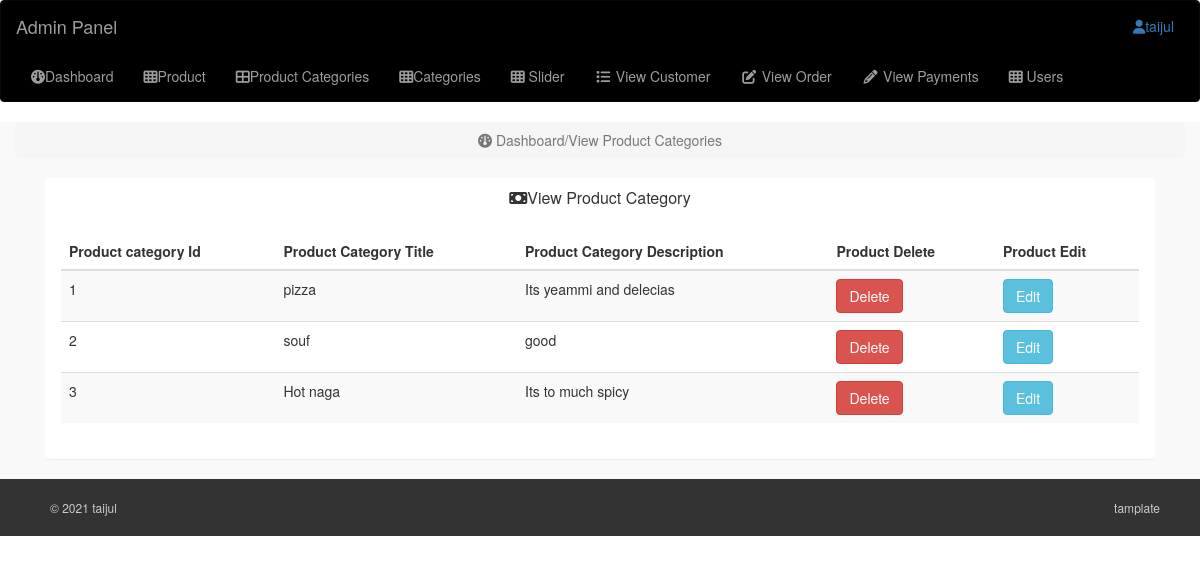
Page /admin_area/index.php?view_product_cat (signed in) on the committed database.
### tables this page shows
CREATE TABLE `product_categories` (
  `p_cat_id` int(10) NOT NULL,
  `p_cat_title` text NOT NULL,
  `p_cat_desc` text NOT NULL
);

### admin_area/view_product_cat.php (the view)
<?php
include("includes/db.php");
if(!isset($_SESSION['admin_email'])){
    echo"<script>window.open('login.php','_self')</script>";
}else{
?>
<center>
<div class="row">
    <div class="col-lg-12">
        <div class="breadcrumb">
            <li class="active">
                <i class="fa fa-dashboard"></i>
                Dashboard/View Product Categories
            </li>
        </div>
    </div>
</div>
<div class="row container">
        <div class="col-lg-12">
            <div class="panel panel-defult">
                <div class="panel-heading">
                    <h3 class="panel-title">
                    <i class="fa-solid fa-money-bill"></i>View Product Category
                    </h3>
                </div>
                <div class="panel-body">
                    <div class="table-responsive">
                        <table class="table table-boarder table-hover table-striped">
                            <thead>
                                <tr>
                                    <th>Product category Id</th>
                                     <th>Product Category Title</th>
                                     <th>Product Category Description</th>
                                    <th>Product Delete</th>
                                    <th>Product Edit</th>
                                </tr>
                            </thead>
                            <tbody>
                           <?php
                           $i=0;
                           $get_product="SELECT * FROM product_categories";
                           $query=mysqli_query($con,$get_product);
                           while($row=mysqli_fetch_array($query)){
                            $pro_cat_id=$row['p_cat_id'];
                           $p_cat_title=$row['p_cat_title'];
                           $p_cat_desc=$row['p_cat_desc'];
                            $i++;
                           ?>
                            <tr >
                            <td><?php echo $i?></td>
                            <td><?php echo $p_cat_title?></td>
                            <td><?php echo $p_cat_desc?></td>
                            <td><a href="index.php?delete_cat=<?php echo  $pro_cat_id; ?>" class="btn btn-danger" > Delete</a></td>
                            <td><a href="index.php?edit_cat=<?php echo  $pro_cat_id; ?>" class="btn btn-info" > Edit</a></td>
                            <?php }?>
                            </tr>
                            </tbody>
                        </table>
                    </div>
                </div>
            </div>
        </div>
    </div>
</center>
<?php }?>

### admin_area/includes/sidebar.php (shortened to what this page needs)
<?php
if(!isset($_SESSION['admin_email'])){
    echo"<script>window.open('login.php','_self')</script>";
}else{
?>
<nav class="navbar navbar-inverse " style="background:black ;">
    <div class="navbar-header">
        <a href="index.php?dashboard" class="navbar-brand">Admin Panel</a>
    </div>
    <ul class="nav navbar-right top-nav">
        <li class="dropdown">
            <a href="#" class="dropdown-toggle" style="margin-right: 10px;" data-toggle="dropdown">
                <i class="fa fa-user"></i><?php echo $admin_name?>
            </a>
        </li>
    </ul>
    <div class="collapse  navbar-collapse navbar-ex1-collapse">
        <ul class="nav navbar-nav side-nav text-info">
            <li>
                <a href="index.php?dashboard">
                    <i class="fa fa-gauge"></i>Dashboard
                </a>
            </li>
            <li>
                <a href="#" data-toggle="collapse" data-target="#products">
                <i class="fa fa-table-cells"></i>Product
                </a>
            </li>
            <li>
                <a href="#" data-toggle="collapse" data-target="#cat">
                <i class="fa-solid fa-table-cells-large"></i>Product Categories
                </a>
            </li>
            <li>
                <a href="#" data-toggle="collapse" data-target="#categories">
                <i class="fa fa-table-cells"></i>Categories
                </a>
            </li>
            <li>
                <a href="#" data-toggle="collapse" data-target="#slider">
                <i class="fa fa-table-cells"></i>  Slider
                </a>
            </li>
            <li>
                <a href="index.php?view_customer">
                <i class="fa fa-fw fa-list"></i>  View Customer
                </a>
            </li>
            <li>
                <a href="index.php?view_order">
                <i class="fa fa-fw fa-edit"></i>  View Order
                </a>
            </li>
            <li>
                <a href="index.php?view_Payments">
                <i class="fa fa-fw fa-pencil"></i>  View Payments
                </a>
            </li>
            <li>
                <a href="#" data-toggle="collapse" data-target="#users">
                <i class="fa fa-table-cells"></i> Users
                </a>
            </li>
        </ul>
    </div>
</nav>
<?php }?>

### admin_area/css/style.css (style rules this page uses)
.top-nav { padding: 0 15px; }
.top-nav>li { display: inline-block; }
.top-nav>li>a { padding-top: 15px; padding-bottom: 15px; line-height: 20px; }

### rows in the picture
product_categories: p_cat_title "pizza", p_cat_desc "Its yeammi and delecias"
product_categories: p_cat_title "souf", p_cat_desc "good"
product_categories: p_cat_title "Hot naga", p_cat_desc "Its to much spicy"

### other values in the picture
$admin_name "taijul"
